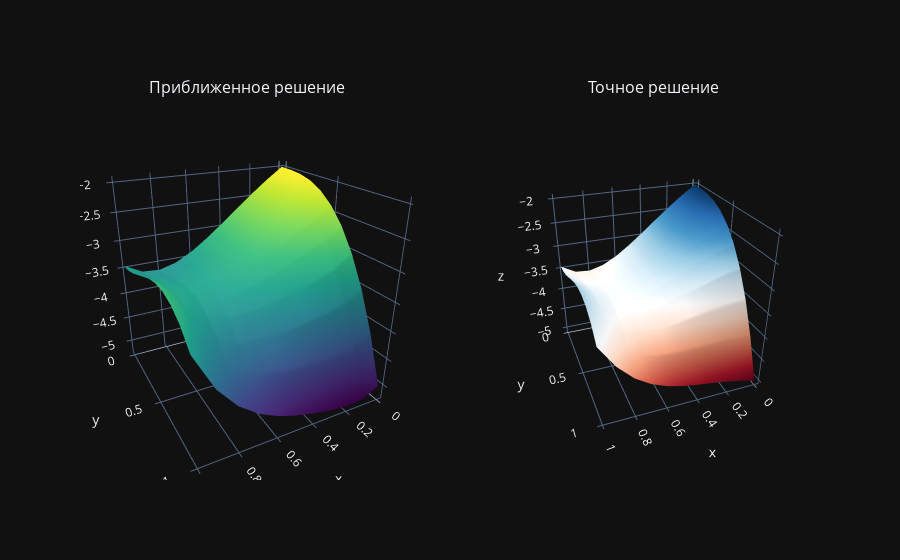

Notebook code cell kept with this figure:
### Code cell
X, Y = np.meshgrid(x, t)
y1 = bw_euler(x,t)

fig = make_subplots(
    rows=1, cols=2,
    specs=[[{'type': 'surface'}, {'type': 'surface'}]], subplot_titles = ["Приближенное решение", "Точное решение"])
    

fig.add_trace(
    go.Surface(x=X, y=Y, z=y1, colorscale='Viridis', showscale=False),
    row=1, col=1)

fig.add_trace(
    go.Surface(x=X, y=Y, z=U(Y,X), colorscale='RdBu', showscale=False),
    row=1, col=2)



fig.update_layout(
    #scene = dict(aspectmode='cube'),
    height=800,
    #width=800
    
    
)
fig.for_each_scene(lambda x: x.update({'aspectmode': 'cube'}))

fig.show()
